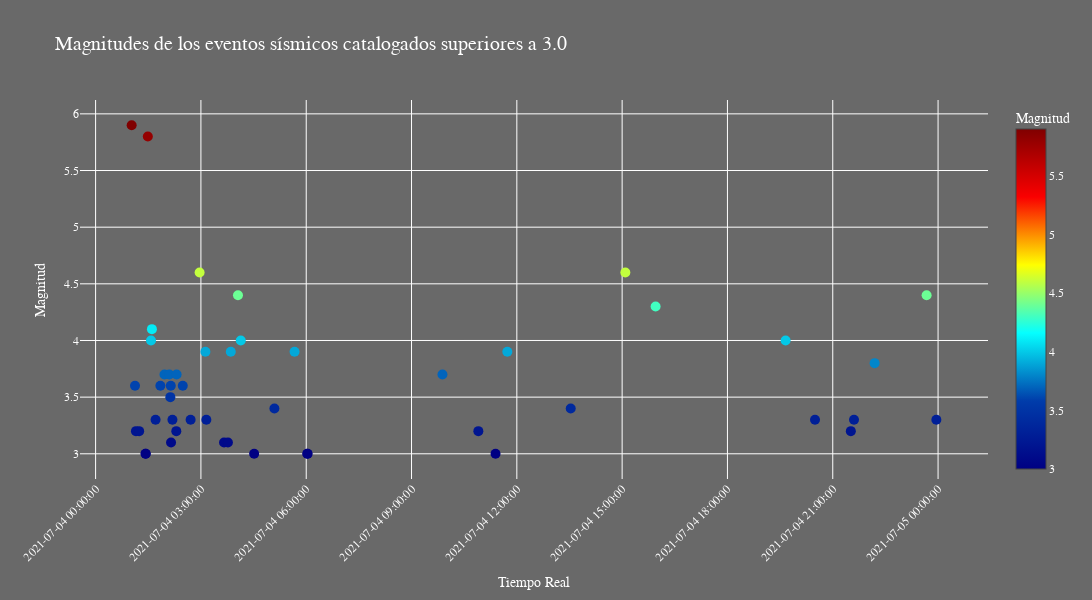

Notebook cell for this chart:
### Code cell
# Leer magnitudes
magnitudes_real = []
with open('times_events_24hrs_sup30.txt', 'r') as f:
    reader = csv.DictReader(f)
    for row in reader:
        magnitudes_real.append(float(row['Magnitud']))

# Utilizar una paleta de colores
cmap = sns.color_palette("viridis", as_cmap=True)

# Crear un objeto de figura de Plotly
fig_magnitud = go.Figure()

# Agregar la traza de dispersión al objeto de figura
fig_magnitud.add_trace(go.Scatter(
    x=tiempos_reales,
    y=magnitudes_real,
    mode='markers',
    name='Magnitudes',
    marker=dict(
        color=magnitudes_real,
        colorscale='Jet',
        size=10,
        colorbar=dict(
            title='Magnitud',
        )
    )
))

# Personalizar diseño
fig_magnitud.update_layout(
    title='Magnitudes de los eventos sísmicos catalogados superiores a 3.0',
    xaxis_title='Tiempo Real',
    xaxis=dict(
        tickformat='%Y-%m-%d %H:%M:%S',
        tickangle=-45,
        type='date'
    ),
    yaxis_title='Magnitud',
    font=dict(family="Arial", size=12, color="white"),
    height=600,  # Ajustar la altura del gráfico
    width=1300,    # Ajustar el ancho del gráfico
    paper_bgcolor='dimgray',      # Cambiar el color de fondo del gráfico
    plot_bgcolor='dimgray',       # Cambiar el color de fondo de la trama
    title_font=dict(size=20, color="white")  # Ajustar el tamaño y color del título
)

# Mostrar gráfico interactivo
fig_magnitud.show()

### Figure 1 — Plotly figure (JSON) as saved in the notebook; plotly's stock layout.template omitted (floating-point values rounded to 4 significant figures)
{"data": [{"marker": {"color": [5.9, 3.6, 3.2, 3.2, 3, 3, 5.8, 4, 4.1, 3.3, 3.6, 3.7, 3.7, 3.5, 3.6, 3.1, 3.3, 3.2, 3.7, 3.6, 3.3, 4.6, 3.9, 3.3, 3.1, 3.1, 3.9, 4.4, 4, 3, 3.4, 3.9, 3, 3, 3.7, 3.2, 3, 3.9, 3.4, 4.6, 4.3, 4, 3.3, 3.2, 3.3, 3.8, 4.4, 3.3], "colorbar": {"title": {"text": "Magnitud"}}, "colorscale": [[0, "rgb(0,0,131)"], [0.2, "rgb(0,60,170)"], [0.4, "rgb(5,255,255)"], [0.6, "rgb(255,255,0)"], [0.8, "rgb(250,0,0)"], [1, "rgb(128,0,0)"]], "size": 10}, "mode": "markers", "name": "Magnitudes", "type": "scatter", "x": ["2021-07-04T01:01:37", "2021-07-04T01:07:22", "2021-07-04T01:08:58", "2021-07-04T01:14:28", "2021-07-04T01:25:18", "2021-07-04T01:25:45", "2021-07-04T01:29:15", "2021-07-04T01:34:42", "2021-07-04T01:36:16", "2021-07-04T01:42:29", "2021-07-04T01:50:43", "2021-07-04T01:57:43", "2021-07-04T02:05:56", "2021-07-04T02:07:44", "2021-07-04T02:08:29", "2021-07-04T02:08:58", "2021-07-04T02:11:20", "2021-07-04T02:17:56", "2021-07-04T02:18:28", "2021-07-04T02:28:58", "2021-07-04T02:42:24", "2021-07-04T02:57:48", "2021-07-04T03:07:42", "2021-07-04T03:09:17", "2021-07-04T03:39:32", "2021-07-04T03:46:11", "2021-07-04T03:51:03", "2021-07-04T04:03:22", "2021-07-04T04:08:09", "2021-07-04T04:31:00", "2021-07-04T05:05:39", "2021-07-04T05:40:04", "2021-07-04T06:01:44", "2021-07-04T06:02:26", "2021-07-04T09:52:51", "2021-07-04T10:54:13", "2021-07-04T11:23:36", "2021-07-04T11:43:45", "2021-07-04T13:32:06", "2021-07-04T15:05:28", "2021-07-04T15:57:11", "2021-07-04T19:39:24", "2021-07-04T20:29:40", "2021-07-04T21:30:53", "2021-07-04T21:36:20", "2021-07-04T22:11:31", "2021-07-04T23:40:25", "2021-07-04T23:57:04"], "y": [5.9, 3.6, 3.2, 3.2, 3, 3, 5.8, 4, 4.1, 3.3, 3.6, 3.7, 3.7, 3.5, 3.6, 3.1, 3.3, 3.2, 3.7, 3.6, 3.3, 4.6, 3.9, 3.3, 3.1, 3.1, 3.9, 4.4, 4, 3, 3.4, 3.9, 3, 3, 3.7, 3.2, 3, 3.9, 3.4, 4.6, 4.3, 4, 3.3, 3.2, 3.3, 3.8, 4.4, 3.3]}], "layout": {"font": {"color": "white", "family": "Arial", "size": 12}, "height": 600, "paper_bgcolor": "dimgray", "plot_bgcolor": "dimgray", "title": {"font": {"color": "white", "size": 20}, "text": "Magnitudes de los eventos sísmicos catalogados superiores a 3.0"}, "width": 1300, "xaxis": {"tickangle": -45, "tickformat": "%Y-%m-%d %H:%M:%S", "title": {"text": "Tiempo Real"}, "type": "date"}, "yaxis": {"title": {"text": "Magnitud"}}}}
